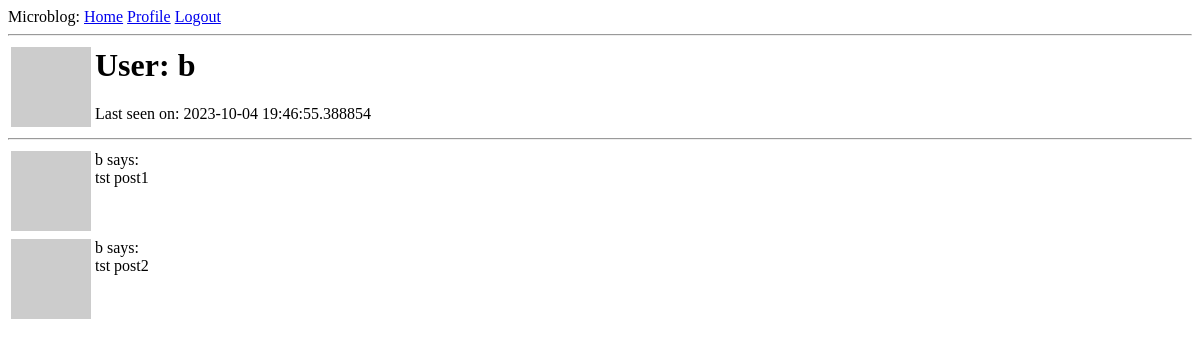
The page /user/b (signed in) on the database as committed earlier.
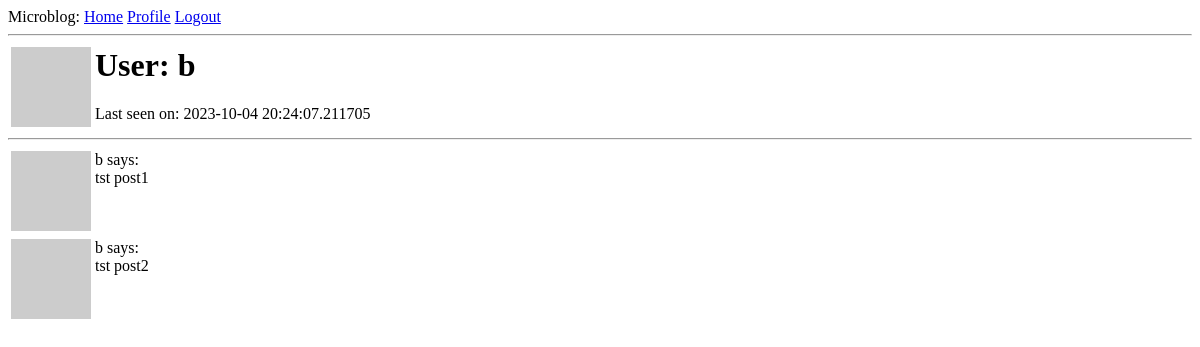
The same page on the database as committed later.
### app/models.py (models this page shows, shortened)
class User(UserMixin, db.Model):
 id = db.Column(db.Integer, primary_key=True)
 username = db.Column(db.String(64), index=True, unique=True)
 email = db.Column(db.String(120), index=True, unique=True)
 password_hash = db.Column(db.String(128))
 posts = db.relationship('Post', backref='author', lazy='dynamic')
 about_me = db.Column(db.String(140))
 last_seen = db.Column(db.DateTime, default=datetime.utcnow)
 followed = db.relationship(
  'User',
  secondary=followers,
  primaryjoin  =(followers.c.follower_id==id),
  secondaryjoin=(followers.c.followed_id==id),
  backref=db.backref('followers', lazy='dynamic'),
  lazy='dynamic')
 def avatar(self, size):
  digest = md5(self.email.lower().encode('utf-8')).hexdigest()
  return 'https://www.gravatar.com/avatar/{}?d=identicon&s={}'.format(digest, size)

### app/routes.py (the view)
@app.route('/user/<username>')
@login_required
def user(username):
 user = db.first_or_404(db.select(User).filter_by(username=username))
 posts = [
  {'author': user, 'body': 'tst post1'},
  {'author': user, 'body': 'tst post2'}
 ]
 return render_template('user.html', user=user, posts=posts)

### app/models.py (called while the page is built)
@login.user_loader
def load_user(user_id):
 user = db.session.execute(db.select(User).filter_by(id=int(user_id))).scalar_one()
 return user

### app/routes.py (called while the page is built)
@app.before_request
def before_request():
 if current_user.is_authenticated:
  current_user.last_seen = datetime.utcnow()
  db.session.commit()

### app/templates/user.html (shortened to what this page needs)
{% extends 'base.html' %}
{% block content %}
 <table>
  <tr valign="top">
   <td><img src="{{ user.avatar(128) }}"></td>
   <td>
    <h1>User: {{user.username}}</h1>
    {% if user.last_seen %}<p>Last seen on: {{ user.last_seen }}</p>{% endif %}
   </td>
  </tr>
 </table>
 <hr>
 {% for post in  posts %}
  {% include '_post.html' %}
 {% endfor %}
{% endblock %}

### app/templates/base.html (shortened to what this page needs)
<html>
    <head>
    </head>
    <body>
        <div>
         Microblog:
         <a href={{ url_for("index") }}>Home</a>
         {% if current_user.is_anonymous %}
         <a href={{ url_for("login") }}>Login</a>
         <a href={{ url_for("signup") }}>Signup</a>
         {% else %}
         <a href="{{ url_for('user', username=current_user.username) }}">Profile</a>
         <a href={{ url_for("logout") }}>Logout</a>
         {% endif %}
        </div>
        <hr>
        {% block content %}{% endblock %}
    </body>
</html>

### app/templates/_post.html (shortened to what this page needs)
<table>
 <tr valign="top">
  <td><img src="{{ post.author.avatar(36) }}"></td>
  <td>{{ post.author.username }} says:<br>{{ post.body }}</td>
</table>

Rows that differ between the two databases and show on the page:
changed User: last_seen "2023-10-04 19:46:55.388854" → "2023-10-04 20:24:07.211705"
